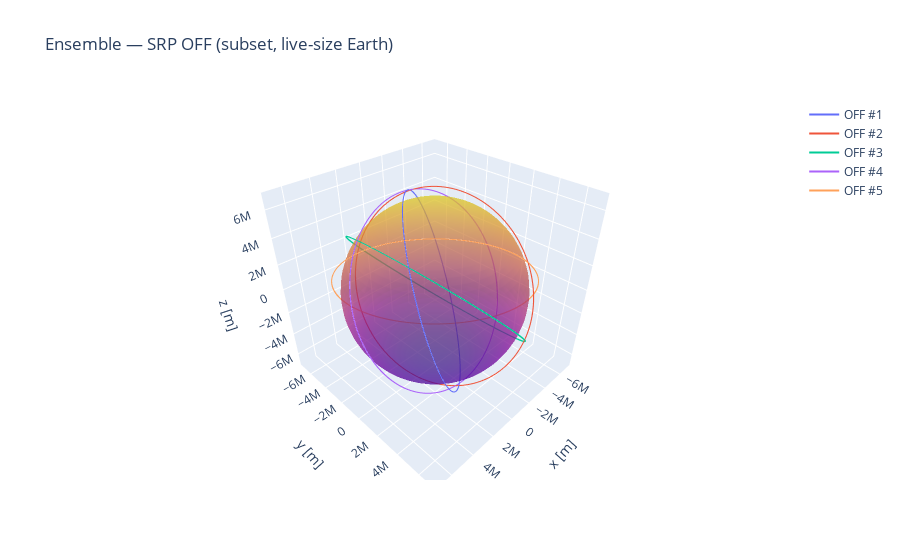
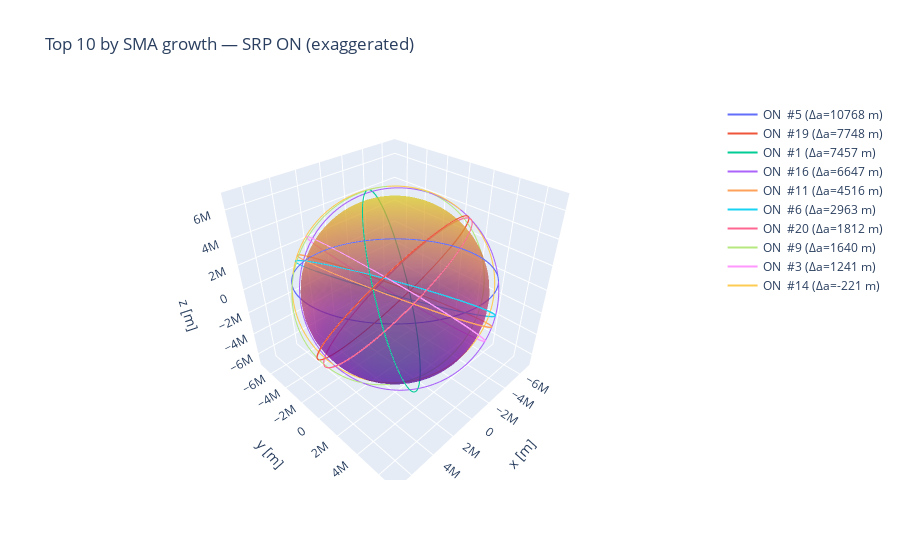

Write notebook code for charts like these, in order.
### Markdown cell above
## 10. Ensemble with ranking (top 10 SMA growth)
We create **N random inclined circular** orbits, run **J2 only** vs **J2+SRP (exaggerated)**, then **rank** the SRP-ON cases by **SMA growth**:
$$
  \Delta a = a_{\text{final}} - a_{\text{initial}}.
$$

### Code cell
def run_ensemble(N: int = 10, duration_hr: float = 3.0, dt: float = 10.0,
                 altitude_km: float = 600.0, inc_range=(30.0, 75.0),
                 A_over_m: float = 10.0, Cr: float = 2.0,
                 j2_multiplier: float = 1.0):
    """
    Simulate an ensemble with SRP OFF (J2 only) and SRP ON (J2+SRP).
    Returns:
      results_off: list of dicts with keys {'Y', 'a0', 'aF', 'dA', 'label'}
      results_on:  list of dicts with the same keys
    """
    radius = R_EARTH + altitude_km*1e3
    tspan = (0.0, duration_hr*3600.0)
    step = rk4_step
    J2 = J2_EARTH * j2_multiplier
    sun_dir = np.array([1.0, 0.2, 0.1]); sun_dir = sun_dir/np.linalg.norm(sun_dir)

    results_off = []
    results_on = []
    for i in range(N):
        y0 = random_inclined_circular(MU_EARTH, radius, inc_range=inc_range)
        a0 = semimajor_axis_from_state(y0, MU_EARTH)

        # OFF
        params_off = {"mu": MU_EARTH, "R": R_EARTH, "J2": J2}
        T0, Y0 = propagate(j2_dynamics, y0, tspan, dt, params_off, step)
        aF0 = semimajor_axis_from_state(Y0[-1], MU_EARTH)
        results_off.append({"Y": Y0, "a0": a0, "aF": aF0, "dA": aF0-a0, "label": f"OFF #{i+1}"})

        # ON (exaggerated sail)
        params_on = {"mu": MU_EARTH, "R": R_EARTH, "J2": J2,
                     "sun_vec": AU*sun_dir, "Cr": Cr, "A_over_m": A_over_m}
        T1, Y1 = propagate(j2_srp_dynamics, y0, tspan, dt, params_on, step)
        aF1 = semimajor_axis_from_state(Y1[-1], MU_EARTH)
        results_on.append({"Y": Y1, "a0": a0, "aF": aF1, "dA": aF1-a0, "label": f"ON  #{i+1}"})

    # Rank top 10 by Δa for SRP ON
    results_on_sorted = sorted(results_on, key=lambda d: d["dA"], reverse=True)[:10]
    return results_off, results_on_sorted

# Demo run + plots (subset for clarity)
res_off, res_on_top = run_ensemble(N=20, duration_hr=3.0, dt=10.0, altitude_km=600.0)
plot_3d_trajectory_list([d["Y"] for d in res_off[:5]], [d["label"] for d in res_off[:5]],
                        title="Ensemble — SRP OFF (subset, live-size Earth)")
plot_3d_trajectory_list([d["Y"] for d in res_on_top], [d["label"] + f" (Δa={d['dA']:.0f} m)" for d in res_on_top],
                        title="Top 10 by SMA growth — SRP ON (exaggerated)")

### Figure 1 — Plotly figure (JSON) as saved in the notebook; plotly's stock layout.template omitted (floating-point values rounded to 4 significant figures; data arrays with more than 128 entries replaced by an {"elided": "..."} marker saying what was removed)
{"data": [{"mode": "lines", "name": "OFF #1", "type": "scatter3d", "x": {"elided": "1081 float values"}, "y": {"elided": "1081 float values"}, "z": {"elided": "1081 float values"}}, {"mode": "lines", "name": "OFF #2", "type": "scatter3d", "x": {"elided": "1081 float values"}, "y": {"elided": "1081 float values"}, "z": {"elided": "1081 float values"}}, {"mode": "lines", "name": "OFF #3", "type": "scatter3d", "x": {"elided": "1081 float values"}, "y": {"elided": "1081 float values"}, "z": {"elided": "1081 float values"}}, {"mode": "lines", "name": "OFF #4", "type": "scatter3d", "x": {"elided": "1081 float values"}, "y": {"elided": "1081 float values"}, "z": {"elided": "1081 float values"}}, {"mode": "lines", "name": "OFF #5", "type": "scatter3d", "x": {"elided": "1081 float values"}, "y": {"elided": "1081 float values"}, "z": {"elided": "1081 float values"}}, {"name": "Earth", "opacity": 0.5, "showscale": false, "type": "surface", "x": {"elided": "45x45 float values"}, "y": {"elided": "45x45 float values"}, "z": {"elided": "45x45 float values"}}], "layout": {"scene": {"aspectmode": "data", "xaxis": {"title": {"text": "x [m]"}}, "yaxis": {"title": {"text": "y [m]"}}, "zaxis": {"title": {"text": "z [m]"}}}, "showlegend": true, "title": {"text": "Ensemble — SRP OFF (subset, live-size Earth)"}}}

### Figure 2 — Plotly figure (JSON) as saved in the notebook; plotly's stock layout.template omitted (floating-point values rounded to 4 significant figures; data arrays with more than 128 entries replaced by an {"elided": "..."} marker saying what was removed)
{"data": [{"mode": "lines", "name": "ON  #5 (Δa=10768 m)", "type": "scatter3d", "x": {"elided": "1081 float values"}, "y": {"elided": "1081 float values"}, "z": {"elided": "1081 float values"}}, {"mode": "lines", "name": "ON  #19 (Δa=7748 m)", "type": "scatter3d", "x": {"elided": "1081 float values"}, "y": {"elided": "1081 float values"}, "z": {"elided": "1081 float values"}}, {"mode": "lines", "name": "ON  #1 (Δa=7457 m)", "type": "scatter3d", "x": {"elided": "1081 float values"}, "y": {"elided": "1081 float values"}, "z": {"elided": "1081 float values"}}, {"mode": "lines", "name": "ON  #16 (Δa=6647 m)", "type": "scatter3d", "x": {"elided": "1081 float values"}, "y": {"elided": "1081 float values"}, "z": {"elided": "1081 float values"}}, {"mode": "lines", "name": "ON  #11 (Δa=4516 m)", "type": "scatter3d", "x": {"elided": "1081 float values"}, "y": {"elided": "1081 float values"}, "z": {"elided": "1081 float values"}}, {"mode": "lines", "name": "ON  #6 (Δa=2963 m)", "type": "scatter3d", "x": {"elided": "1081 float values"}, "y": {"elided": "1081 float values"}, "z": {"elided": "1081 float values"}}, {"mode": "lines", "name": "ON  #20 (Δa=1812 m)", "type": "scatter3d", "x": {"elided": "1081 float values"}, "y": {"elided": "1081 float values"}, "z": {"elided": "1081 float values"}}, {"mode": "lines", "name": "ON  #9 (Δa=1640 m)", "type": "scatter3d", "x": {"elided": "1081 float values"}, "y": {"elided": "1081 float values"}, "z": {"elided": "1081 float values"}}, {"mode": "lines", "name": "ON  #3 (Δa=1241 m)", "type": "scatter3d", "x": {"elided": "1081 float values"}, "y": {"elided": "1081 float values"}, "z": {"elided": "1081 float values"}}, {"mode": "lines", "name": "ON  #14 (Δa=-221 m)", "type": "scatter3d", "x": {"elided": "1081 float values"}, "y": {"elided": "1081 float values"}, "z": {"elided": "1081 float values"}}, {"name": "Earth", "opacity": 0.5, "showscale": false, "type": "surface", "x": {"elided": "45x45 float values"}, "y": {"elided": "45x45 float values"}, "z": {"elided": "45x45 float values"}}], "layout": {"scene": {"aspectmode": "data", "xaxis": {"title": {"text": "x [m]"}}, "yaxis": {"title": {"text": "y [m]"}}, "zaxis": {"title": {"text": "z [m]"}}}, "showlegend": true, "title": {"text": "Top 10 by SMA growth — SRP ON (exaggerated)"}}}
